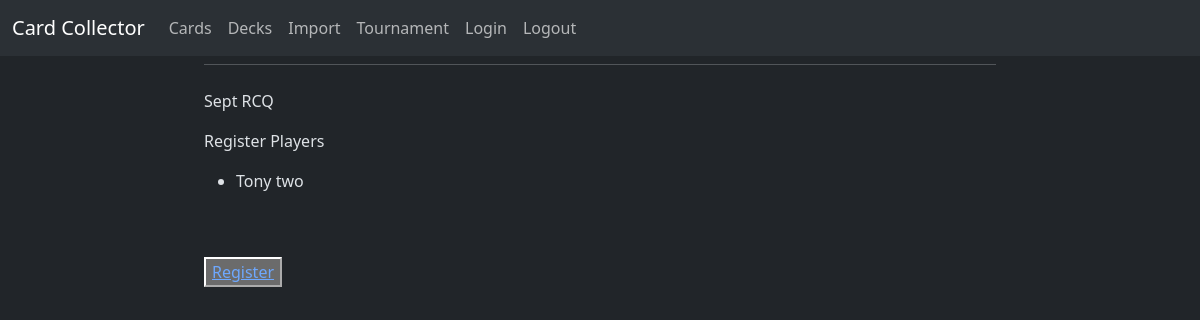
Page /tournament/1/ on the committed database.
### siteutils/models.py (models this page shows, shortened)
class menu_items(models.Model):
    title = models.CharField(max_length=200)
    url = models.CharField(max_length=200)
    login_logout = models.CharField(max_length=200, choices=[('LOGIN', 'Login'), ('LOGOUT', 'Logout')])

### tournament/models.py (models this page shows, shortened)
class Tournament(models.Model):
    title = models.CharField(max_length=200)
    game = models.CharField(max_length=200)
    format = models.CharField(max_length=200, choices=format_options)
    status = models.CharField(choices=tour_status_options, max_length=200)
    entry_fee = models.DecimalField(max_digits=10, decimal_places=2)
    scheduled_date = models.DateField(null=True)
    runner = models.ForeignKey(User, on_delete=models.PROTECT, null=True, blank=True)
    type = models.CharField(max_length=200, choices=tour_type_options)
    max_participants = models.IntegerField(null=True, blank=True,)

class Registration(models.Model): #join between user deck and tournament
    player = models.ForeignKey(User, on_delete=models.PROTECT)
    deck = models.ForeignKey(Deck, on_delete=models.PROTECT)
    tournament = models.ForeignKey(Tournament, on_delete=models.PROTECT)

### tournament/views.py (the view)
# urls.py: path("<str:tour_id>/", views.TourDetails, name="tourdetail"),
def TourDetails(request, tour_id): #Details of tournament when we click into it from tour home
    items = menu_items.objects.all()
    tournament = Tournament.objects.get(pk=tour_id)
    RegPlayers = Registration.objects.filter(tournament = tour_id)
    context = {"Tournament": tournament, "Players": RegPlayers, "items": items}
    return render(request, "tournament/tourdetail.html", context)

### tournament/templates/tournament/tourdetail.html
{% extends "siteutils/base.html" %}
{% block content %}
{% if Tournament %}
<p>{{ Tournament.title }}</p>
<p>Register Players</p>
<ul>
{% for player in Players %}
<li>{{ player.player.first_name }} {{ player.player.last_name }}</li>
    {% endfor %}
</ul>
{% endif %}
<br></br>
<button><a href="/tournament/register/{{Tournament.id}}">Register</a></button>
{% endblock %}

### siteutils/templates/siteutils/base.html (shortened to what this page needs)
<!doctype html>
<html lang="en-US" data-bs-theme="dark">
  <head>
	<link href="https://cdn.jsdelivr.net/npm/bootstrap@5.3.3/dist/css/bootstrap.min.css" rel="stylesheet">
  </head>
  <body>
    <header>
	<nav class="navbar navbar-expand-lg bg-body-tertiary">
        <div class="container-fluid">
            <a class="navbar-brand" href="#">Card Collector</a>
            <div class="collapse navbar-collapse" id="navbarSupportedContent">
                <ul class="navbar-nav me-auto mb-2 mb-lg-0">
                  {% for item in items %}
                  <li class="nav-item"><a class="nav-link" href = "{{item.url}}">{{ item.title }}</a></li>
                {% endfor %}
                </ul>
            </div>
        </div>
    </nav>
    </header>
<div id="content" name="content" class="main">
	<div class="row justify-content-center">
		<div class="col-8">
			<hr class="mt-0 mb-4">
			{% block content %}
			{% endblock %}
</body>
</html>

### rows in the picture
menu_items: title "Cards"
menu_items: title "Decks"
menu_items: title "Import"
menu_items: title "Tournament"
menu_items: title "Login"
menu_items: title "Logout"
Tournament: title "Sept RCQ"
Registration: player.first_name "Tony", player.last_name "two"
